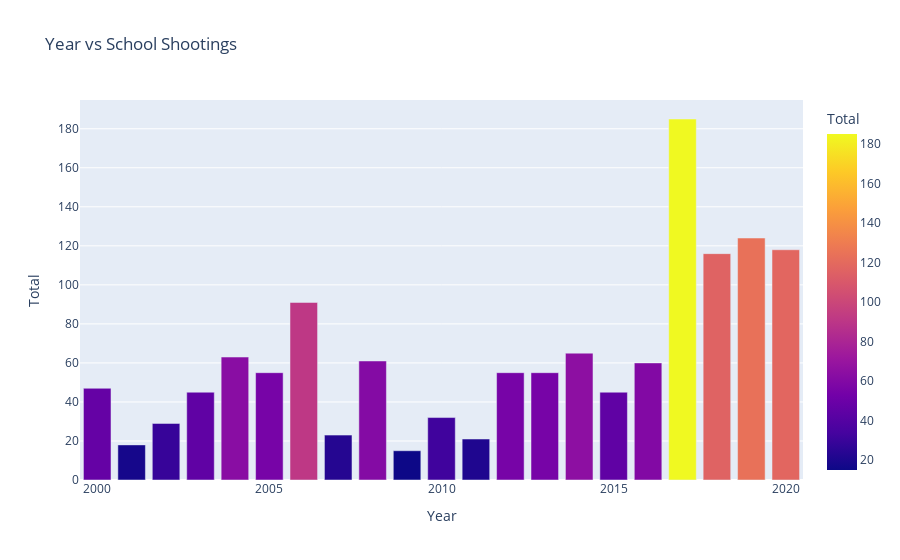

The code cell stored with this chart in its notebook:
### Markdown cell above
### In which Year most School Shooting happened?

### Code cell
s = data1[['Year','Total']]
px.bar(s,x='Year',y='Total',title='Year vs School Shootings',color="Total")

### Figure 1 — Plotly figure (JSON) as saved in the notebook; plotly's stock layout.template omitted (floating-point values rounded to 4 significant figures)
{"data": [{"alignmentgroup": "True", "hovertemplate": "Year=%{x}<br>Total=%{marker.color}<extra></extra>", "legendgroup": "", "marker": {"color": [47, 18, 29, 45, 63, 55, 91, 23, 61, 15, 32, 21, 55, 55, 65, 45, 60, 185, 116, 124, 118], "coloraxis": "coloraxis", "pattern": {"shape": ""}}, "name": "", "offsetgroup": "", "orientation": "v", "showlegend": false, "textposition": "auto", "type": "bar", "x": [2000, 2001, 2002, 2003, 2004, 2005, 2006, 2007, 2008, 2009, 2010, 2011, 2012, 2013, 2014, 2015, 2016, 2017, 2018, 2019, 2020], "xaxis": "x", "y": [47, 18, 29, 45, 63, 55, 91, 23, 61, 15, 32, 21, 55, 55, 65, 45, 60, 185, 116, 124, 118], "yaxis": "y"}], "layout": {"barmode": "relative", "coloraxis": {"colorbar": {"title": {"text": "Total"}}, "colorscale": [[0, "#0d0887"], [0.1111, "#46039f"], [0.2222, "#7201a8"], [0.3333, "#9c179e"], [0.4444, "#bd3786"], [0.5556, "#d8576b"], [0.6667, "#ed7953"], [0.7778, "#fb9f3a"], [0.8889, "#fdca26"], [1, "#f0f921"]]}, "legend": {"tracegroupgap": 0}, "title": {"text": "Year vs School Shootings"}, "xaxis": {"anchor": "y", "domain": [0, 1], "title": {"text": "Year"}}, "yaxis": {"anchor": "x", "domain": [0, 1], "title": {"text": "Total"}}}}
